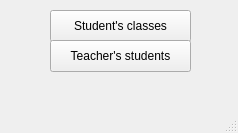
<?xml version="1.0" encoding="UTF-8"?>
<ui version="4.0">
 <class>main_school_window</class>
 <widget class="QMainWindow" name="main_school_window">
  <property name="geometry">
   <rect>
    <x>0</x>
    <y>0</y>
    <width>238</width>
    <height>133</height>
   </rect>
  </property>
  <property name="windowTitle">
   <string>MainWindow</string>
  </property>
  <widget class="QWidget" name="centralwidget">
   <widget class="QPushButton" name="student_button">
    <property name="geometry">
     <rect>
      <x>50</x>
      <y>10</y>
      <width>141</width>
      <height>32</height>
     </rect>
    </property>
    <property name="text">
     <string>Student's classes</string>
    </property>
   </widget>
   <widget class="QPushButton" name="teacher_button">
    <property name="geometry">
     <rect>
      <x>50</x>
      <y>40</y>
      <width>141</width>
      <height>32</height>
     </rect>
    </property>
    <property name="text">
     <string>Teacher's students</string>
    </property>
   </widget>
  </widget>
  <widget class="QMenuBar" name="menubar">
   <property name="geometry">
    <rect>
     <x>0</x>
     <y>0</y>
     <width>238</width>
     <height>24</height>
    </rect>
   </property>
  </widget>
  <widget class="QStatusBar" name="statusbar"/>
 </widget>
 <resources/>
 <connections/>
</ui>
